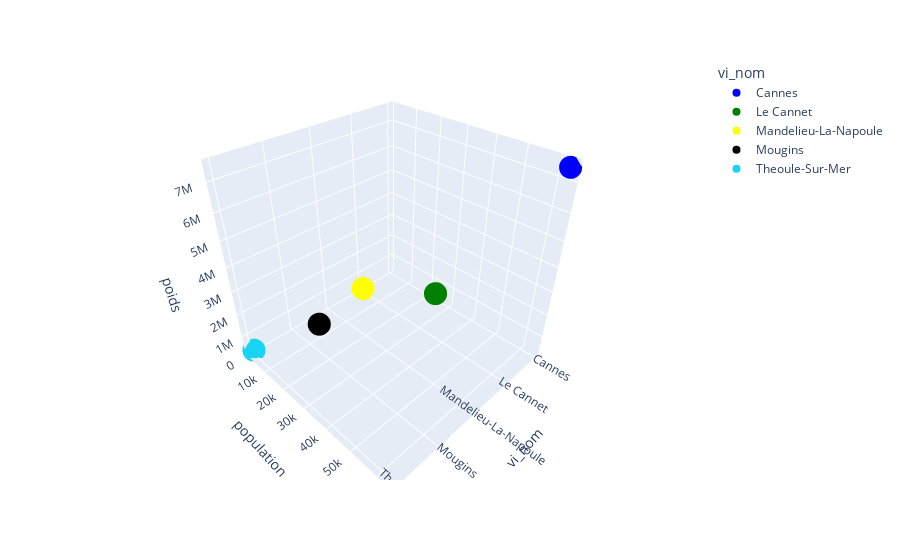

Notebook code for this chart:
### Code cell
fig = px.scatter_3d(df_pop_poids_ville, x="vi_nom", y="population", z="poids", color="vi_nom", color_discrete_map = {"Cannes": "blue", "Le Cannet": "green", "Théoule-sur-Mer":"red", "Mandelieu-La-Napoule": "yellow", "Mougins":"black"})
fig.show()

### Figure 1 — Plotly figure (JSON) as saved in the notebook; plotly's stock layout.template omitted (floating-point values rounded to 4 significant figures)
{"data": [{"hovertemplate": "vi_nom=%{x}<br>population=%{y}<br>poids=%{z}<extra></extra>", "legendgroup": "Cannes", "marker": {"color": "blue", "symbol": "circle"}, "mode": "markers", "name": "Cannes", "scene": "scene", "showlegend": true, "type": "scatter3d", "x": ["Cannes"], "y": [63499], "z": [7468078]}, {"hovertemplate": "vi_nom=%{x}<br>population=%{y}<br>poids=%{z}<extra></extra>", "legendgroup": "Le Cannet", "marker": {"color": "green", "symbol": "circle"}, "mode": "markers", "name": "Le Cannet", "scene": "scene", "showlegend": true, "type": "scatter3d", "x": ["Le Cannet"], "y": [35902], "z": [2196647]}, {"hovertemplate": "vi_nom=%{x}<br>population=%{y}<br>poids=%{z}<extra></extra>", "legendgroup": "Mandelieu-La-Napoule", "marker": {"color": "yellow", "symbol": "circle"}, "mode": "markers", "name": "Mandelieu-La-Napoule", "scene": "scene", "showlegend": true, "type": "scatter3d", "x": ["Mandelieu-La-Napoule"], "y": [19371], "z": [2364881]}, {"hovertemplate": "vi_nom=%{x}<br>population=%{y}<br>poids=%{z}<extra></extra>", "legendgroup": "Mougins", "marker": {"color": "black", "symbol": "circle"}, "mode": "markers", "name": "Mougins", "scene": "scene", "showlegend": true, "type": "scatter3d", "x": ["Mougins"], "y": [16212], "z": [1560397]}, {"hovertemplate": "vi_nom=%{x}<br>population=%{y}<br>poids=%{z}<extra></extra>", "legendgroup": "Theoule-Sur-Mer", "marker": {"color": "#19d3f3", "symbol": "circle"}, "mode": "markers", "name": "Theoule-Sur-Mer", "scene": "scene", "showlegend": true, "type": "scatter3d", "x": ["Theoule-Sur-Mer"], "y": [1235], "z": [351445]}], "layout": {"legend": {"title": {"text": "vi_nom"}, "tracegroupgap": 0}, "margin": {"t": 60}, "scene": {"domain": {"x": [0, 1], "y": [0, 1]}, "xaxis": {"categoryarray": ["Cannes", "Le Cannet", "Mandelieu-La-Napoule", "Mougins", "Theoule-Sur-Mer"], "categoryorder": "array", "title": {"text": "vi_nom"}}, "yaxis": {"title": {"text": "population"}}, "zaxis": {"title": {"text": "poids"}}}}}
